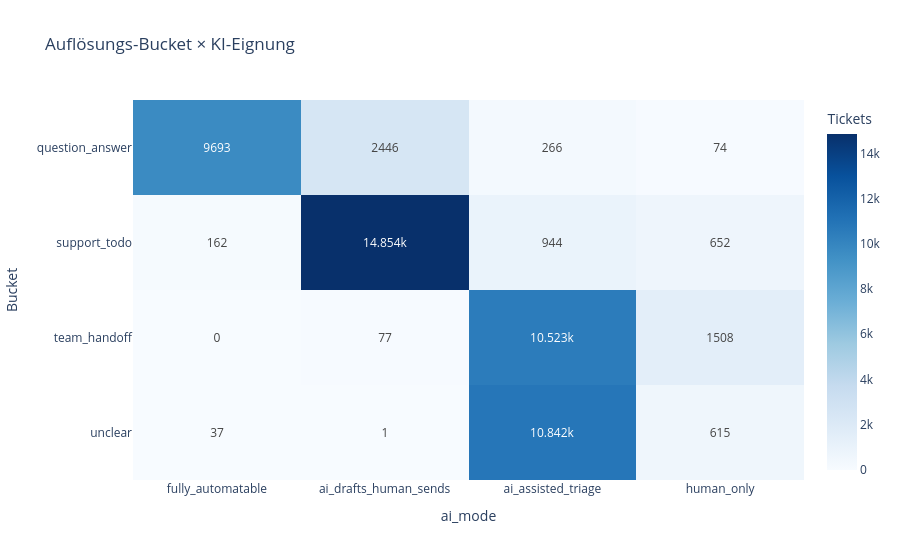

Notebook cell for this chart:
### Code cell
# Bucket x ai_mode: zeigt, dass die beiden Achsen wirklich Unterschiedliches messen.
cross = pd.crosstab(labelled["resolution_bucket"], labelled["ai_mode"])
display(cross)
figure = px.imshow(
    cross,
    text_auto=True,
    aspect="auto",
    color_continuous_scale="Blues",
    labels={"x": "ai_mode", "y": "Bucket", "color": "Tickets"},
    title="Auflösungs-Bucket × KI-Eignung",
)
figure.show()

### Figure 1 — Plotly figure (JSON) as saved in the notebook; plotly's stock layout.template omitted (floating-point values rounded to 4 significant figures)
{"data": [{"coloraxis": "coloraxis", "hovertemplate": "ai_mode: %{x}<br>Bucket: %{y}<br>Tickets: %{z}<extra></extra>", "name": "0", "texttemplate": "%{z}", "type": "heatmap", "x": ["fully_automatable", "ai_drafts_human_sends", "ai_assisted_triage", "human_only"], "xaxis": "x", "y": ["question_answer", "support_todo", "team_handoff", "unclear"], "yaxis": "y", "z": [[9693, 2446, 266, 74], [162, 14854, 944, 652], [0, 77, 10523, 1508], [37, 1, 10842, 615]]}], "layout": {"coloraxis": {"autocolorscale": false, "colorbar": {"title": {"text": "Tickets"}}, "colorscale": [[0, "rgb(247,251,255)"], [0.125, "rgb(222,235,247)"], [0.25, "rgb(198,219,239)"], [0.375, "rgb(158,202,225)"], [0.5, "rgb(107,174,214)"], [0.625, "rgb(66,146,198)"], [0.75, "rgb(33,113,181)"], [0.875, "rgb(8,81,156)"], [1, "rgb(8,48,107)"]]}, "title": {"text": "Auflösungs-Bucket × KI-Eignung"}, "xaxis": {"anchor": "y", "domain": [0, 1], "title": {"text": "ai_mode"}}, "yaxis": {"anchor": "x", "autorange": "reversed", "domain": [0, 1], "title": {"text": "Bucket"}}}}
